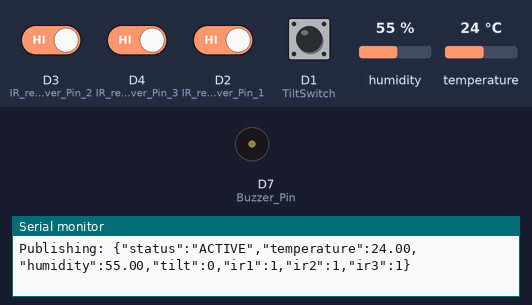
Recording of a sketch running on a simulated ESP8266 (NodeMCU). On the bench: buzzer (waves = sounding), the last lines printed to the serial monitor. The test bench sets the inputs (shaded band); at power-on: D2 (IR_reciever_Pin_1), D3 (IR_reciever_Pin_2), D4 (IR_reciever_Pin_3) HIGH, D1 (TiltSwitch) LOW, humidity 55 %, temperature 24 °C. WiFi joins after 1.5 s; servers stay silent unless stated; random numbers use the default seed unless the sketch sets one; no MQTT or app messages arrive unless stated.

Above: at 2.7 s.
2.8 s: D3 (IR_reciever_Pin_2) driven LOW
At 2.95 s:
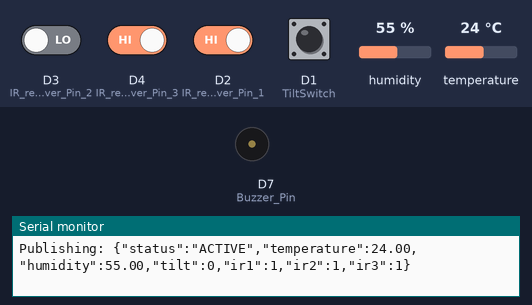
6.3 s: D3 (IR_reciever_Pin_2) driven HIGH
7.8 s: D4 (IR_reciever_Pin_3) driven LOW
At 8.1 s:
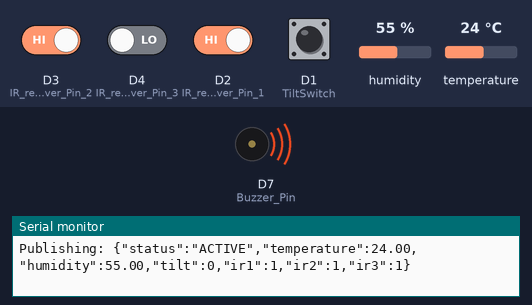
11.3 s: D2 (IR_reciever_Pin_1) driven LOW
14.8 s: D3 (IR_reciever_Pin_2) driven LOW and D2 (IR_reciever_Pin_1) driven HIGH
Timing chart, 0 to 23.4 s (numbered marks = the images above; inputs shaded):
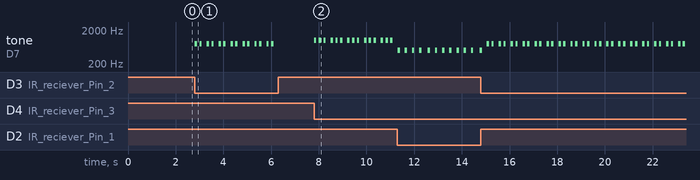

The sketch:

WORKING_VERSION.ino
```cpp
#include <ESP8266WiFi.h>
#include <PubSubClient.h>
#include <DHT.h>

// WiFi & MQTT Configuration
const char* ssid = "Diogo's Pixel 9 Pro XL";
const char* password = "pixelzone";
const char* mqtt_server = "10.244.248.126";
const int mqtt_port = 1883;

WiFiClient espClient;
PubSubClient client(espClient);

// Sensor & Pin Configuration
const int TiltSwitch = D1;
const int IR_reciever_Pin_1 = D2; // front
const int IR_reciever_Pin_2 = D3; // left or right
const int IR_reciever_Pin_3 = D4; // left or right
const int Humidity_Pin = D5;
const int Buzzer_Pin = D7;

DHT dht(Humidity_Pin, DHT11);

// Timers & State Variables
const int waitingTime = 1000; // Publish sensors every 1 second
unsigned long lastMsg = 0;

// SOS Simulation Timer
const unsigned long sosInterval = 120000; // 2 minutes in milliseconds (set to 10000 for faster testing)
unsigned long lastSOS = 0;

bool buzzerActive = false;
unsigned long buzzerStartTime = 0;
const unsigned long buzzerDuration = 100; // 100ms

void setup_wifi() {
  delay(10);
  Serial.println();
  Serial.print("Connecting to ");
  Serial.println(ssid);

  WiFi.begin(ssid, password);

  while (WiFi.status() != WL_CONNECTED) {
    delay(500);
    Serial.print(".");
  }

  Serial.println("\nWiFi connected");
  Serial.print("IP address: ");
  Serial.println(WiFi.localIP());
}

void reconnect() {
  while (!client.connected()) {
    Serial.print("Attempting MQTT connection...");
    String clientId = "ESP-SmartCane-";
    clientId += String(random(0xffff), HEX);

    if (client.connect(clientId.c_str())) {
      Serial.println("connected");
    } else {
      Serial.print("failed, rc=");
      Serial.print(client.state());
      Serial.println(" try again in 5 seconds");
      delay(5000);
    }
  }
}

void setup() {
  Serial.begin(9600);
  // Initialize Pins
  pinMode(TiltSwitch, INPUT);
  pinMode(IR_reciever_Pin_1, INPUT);
  pinMode(IR_reciever_Pin_2, INPUT);
  pinMode(IR_reciever_Pin_3, INPUT);
  pinMode(Buzzer_Pin, OUTPUT);
  digitalWrite(Buzzer_Pin, LOW);

  dht.begin();
  setup_wifi();
  client.setServer(mqtt_server, mqtt_port);

  randomSeed(micros());

  lastSOS = millis();
}

void loop() {
  if (!client.connected()) {
    reconnect();
  }
  client.loop();

  int ir1 = digitalRead(IR_reciever_Pin_1);
  int ir2 = digitalRead(IR_reciever_Pin_2);
  int ir3 = digitalRead(IR_reciever_Pin_3);

  if (!buzzerActive) {
  int beepCount = 0;
  int frequency = 0;

  if (ir1 == LOW) {
    beepCount = 1;
    frequency = 500;
  } else if (ir2 == LOW) {
    beepCount = 2;
    frequency = 800;
  } else if (ir3 == LOW) {
    beepCount = 3;
    frequency = 1000;
  }

  if (beepCount > 0) {
    for (int i = 0; i < beepCount; i++) {
      tone(Buzzer_Pin, frequency, buzzerDuration);
      delay(buzzerDuration + 100);
    }

    buzzerStartTime = millis();
    buzzerActive = true;

    Serial.print("-> Sensor ");
    Serial.print(beepCount);
    Serial.println(" detected!");
  }
}

  if (buzzerActive && (millis() - buzzerStartTime >= buzzerDuration)) {
    digitalWrite(Buzzer_Pin, LOW);
    buzzerActive = false;
    Serial.println("-> Buzzer turning off.");
  }

  unsigned long now = millis();

  // Sensor Reading & Publishing (every 1s)
  if (now - lastMsg > waitingTime) {
    lastMsg = now;

    int tilt_state = digitalRead(TiltSwitch);
    int IR_rec_state_1 = digitalRead(IR_reciever_Pin_1);
    int IR_rec_state_2 = digitalRead(IR_reciever_Pin_2);
    int IR_rec_state_3 = digitalRead(IR_reciever_Pin_3);
    float humidity = dht.readHumidity();
    float temperature = dht.readTemperature();

    if (isnan(humidity) || isnan(temperature)) {
      Serial.println("Failed to read from DHT11!");
      humidity = 0.0;
      temperature = 0.0;
    }

    String payload = "{";
    payload += "\"status\":\"ACTIVE\",";
    payload += "\"temperature\":" + String(temperature) + ",";
    payload += "\"humidity\":" + String(humidity) + ",";
    payload += "\"tilt\":" + String(tilt_state) + ",";
    payload += "\"ir1\":" + String(IR_rec_state_1) + ",";
    payload += "\"ir2\":" + String(IR_rec_state_2) + ",";
    payload += "\"ir3\":" + String(IR_rec_state_3);
    payload += "}";

    Serial.print("Publishing: ");
    Serial.println(payload);

    client.publish("smartcane/sensors", payload.c_str());
  }

  // Simulated Fall / SOS Alert (every 2 minutes)
  if (now - lastSOS > sosInterval) {
    lastSOS = now;

    String sosPayload = "{\"event\":\"FALL_DETECTED\",\"timestamp\":" + String(now) + "}";

    Serial.print("Publishing SOS: ");
    Serial.println(sosPayload);

    client.publish("smartcane/sos", sosPayload.c_str());
  }
}
```

Measured:
- after the input at 2.8 s, tone on D7 (Buzzer_Pin): silent → 800 Hz at once, then repeats every 0.50 s: silent 0.10 s, 800 Hz 0.10 s, silent 0.20 s, 800 Hz 0.10 s
- after the input at 7.8 s, tone on D7 (Buzzer_Pin): silent → 1000 Hz at once, then repeats every 0.70 s: 2 × (silent 0.10 s, 1000 Hz 0.10 s), silent 0.20 s, 1000 Hz 0.10 s
